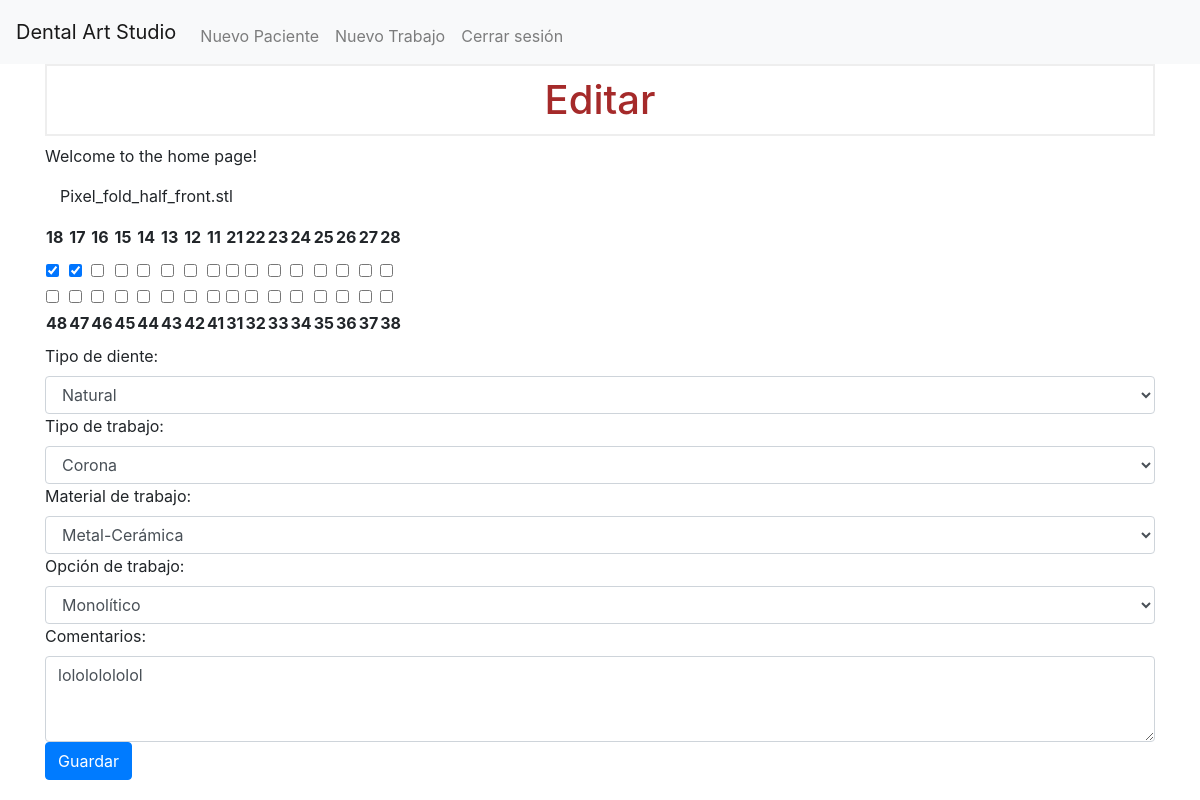
Screenshot of /7/edit (signed in) with the database file from the repository.
### tables this page shows
CREATE TABLE job_uploads (
  job_id INTEGER NOT NULL,
  upload_id INTEGER NOT NULL,
  PRIMARY KEY (job_id, upload_id),
  FOREIGN KEY (job_id) REFERENCES jobs(id),
  FOREIGN KEY (upload_id) REFERENCES uploads(id)
);

CREATE TABLE uploads (
  id INTEGER PRIMARY KEY AUTOINCREMENT,
  patient_id INTEGER NOT NULL,
  filename TEXT NOT NULL,
  file_type TEXT NOT NULL,
  FOREIGN KEY (patient_id) REFERENCES patients (id)
);

CREATE TABLE jobs (
  id INTEGER PRIMARY KEY AUTOINCREMENT,
  patient_id INTEGER NOT NULL,
  teeth TEXT NOT NULL,
  tooth_type TEXT,
  job_type TEXT,
  job_material TEXT,
  job_option TEXT,
  timestamp TIMESTAMP NOT NULL DEFAULT CURRENT_TIMESTAMP,
  comments TEXT,
  status TEXT,
  FOREIGN KEY (patient_id) REFERENCES patients (id)
);

### app.py (the view, shortened to what this page needs)
@app.route('/<int:job_id>/edit', methods=('GET','POST'))
@login_required
def edit_job(job_id):
    files = get_files_by_job_id(job_id)
    job = get_job(job_id)
    checked_teeth = job['teeth'].split(', ')
    patient_id = job['patient_id']
    patients = get_patients(session.get("user_id"))
    patient = next((p for p in patients if p['id'] == patient_id), None)
    return render_template('edit_job.html', job=job, patient=patient, files=files, upper_jaw=UPPER_JAW, lower_jaw=LOWER_JAW, job_type_list=JOB_TYPE_LIST, job_material_list=JOB_MATERIAL_LIST, checked_teeth=checked_teeth)

### helpers.py (called while the page is built)
def login_required(f):
    @wraps(f)
    def decorated_function(*args, **kwargs):
        if session.get("user_id") is None:
            return redirect("/login")
        return f(*args, **kwargs)
    return decorated_function

def get_db_connection():
    conn = sqlite3.connect('database.db')
    conn.row_factory = sqlite3.Row
    conn.execute("PRAGMA foreign_keys = ON;")  # Habilita las restricciones de clave foránea
    return conn

def get_patients(user_id):
    try:
        conny = get_db_connection()
        db = conny.cursor()
        patients = db.execute("SELECT * FROM patients WHERE doctor_id = ?", (user_id,)).fetchall()
        conny.close()
        patients = [dict(patient) for patient in patients]
        return patients
    except Exception as e:
        print(f"Error al obtener pacientes: {e}")
        return None

def get_files_by_job_id(job_id):
    try:
        conn = get_db_connection()
        db = conn.cursor()
        db.execute('SELECT * FROM job_uploads JOIN uploads ON job_uploads.upload_id = uploads.id WHERE job_uploads.job_id = ?', (job_id,))
        files = db.fetchall()
        conn.close()
        return files
    except Exception as e:
        print(f"Error al obtener archivos: {e}")
    return None

def get_job(job_id):
    try:
        conn = get_db_connection()
        db = conn.cursor()
        job = db.execute("SELECT * FROM jobs WHERE id = ?", (job_id,)).fetchone()
        conn.close()
        return job
    except Exception as e:
        print(f"Error al obtener trabajo: {e}")
    return None

### templates/edit_job.html (shortened to what this page needs)
{% extends "base.html" %}
{% block content %}
    <h1>Editar</h1>
    <p>Welcome to the home page!</p>
    <div class="container">
        {% for file in files %}
        <div class="full-img">
            <p>{{ file.filename }}</p>
        </div>
        {% endfor %}
    </div>
    <form method="post">
        <table>
            <tr>
                {% for tooth in upper_jaw %}
                <th><label for="{{ tooth }}">{{ tooth }}</label></th>
                {% endfor %}
            </tr>
            <tr>
                {% for tooth in upper_jaw %}
                <td><input type="checkbox" id="{{ tooth }}" value="{{ tooth }}" name="teeth" {% if tooth in checked_teeth %} checked {% endif %}></td>
                {% endfor %}
            </tr>
            <tr>
                {% for tooth in lower_jaw %}
                <td><input type="checkbox" id="{{ tooth }}" value="{{ tooth }}" name="teeth" {% if tooth in checked_teeth %} checked {% endif %}></td>
                {% endfor %}
            </tr>
            <tr>
                {% for tooth in lower_jaw %}
                <th><label for="{{ tooth }}">{{ tooth }}</label></th>
                {% endfor %}
            </tr>
        </table>
        <label for="tooth_type">Tipo de diente:</label>
        <select class="form-control" id="tooth_type" name="tooth_type">
            <option value="Natural" {% if job.tooth_type == 'Natural' %}selected{% endif %}>Natural</option>
        </select>
        <label for="job_type">Tipo de trabajo:</label>
        <select class="form-control" id="job_type" name="job_type">
            {% for job_type in job_type_list %}
            <option value="{{ job_type }}"{% if job.job_type == job_type %}selected{% endif %}>{{ job_type }}</option>
            {% endfor %}
        </select>
        <label for="job_material">Material de trabajo:</label>
        <select class="form-control" id="job_material" name="job_material">
            {% for job_material in job_material_list %}
            <option value="{{ job_material }}"{% if job.job_material == job_material %}selected{% endif %}>{{ job_material }}</option>
            {% endfor %}
        </select>
        <label for="job_option">Opción de trabajo:</label>
        <select class="form-control" id="job_option" name="job_option">
            <option value="Monolítico"{% if job.job_option == 'Monolítico' %}selected{% endif %}>Monolítico</option>
        </select>
        <label for="comments">Comentarios:</label>
        <textarea class="form-control" id="comments" name="comments" rows="3">{{ job.comments }}</textarea>
        <button type="submit" class="btn btn-primary">Guardar</button>
    </form>
{% endblock %}

### static/css/style.css (style rules this page uses)
h1 { border: 2px #eee solid; color: brown; text-align: center; padding: 10px; }

### rows the page displays
job_uploads: filename "Pixel_fold_half_front.stl"
jobs: tooth_type "Natural", job_type "Corona", job_material "Metal-Cerámica", job_option "Monolítico", comments "lolololololol"

### other values shown
{{ tooth }} "18" "17" "16" "15" "14" "13" "12" "11" "21" "22" "23" "24" "25" "26" "27" "28"
{{ tooth }} "48" "47" "46" "45" "44" "43" "42" "41" "31" "32" "33" "34" "35" "36" "37" "38"
